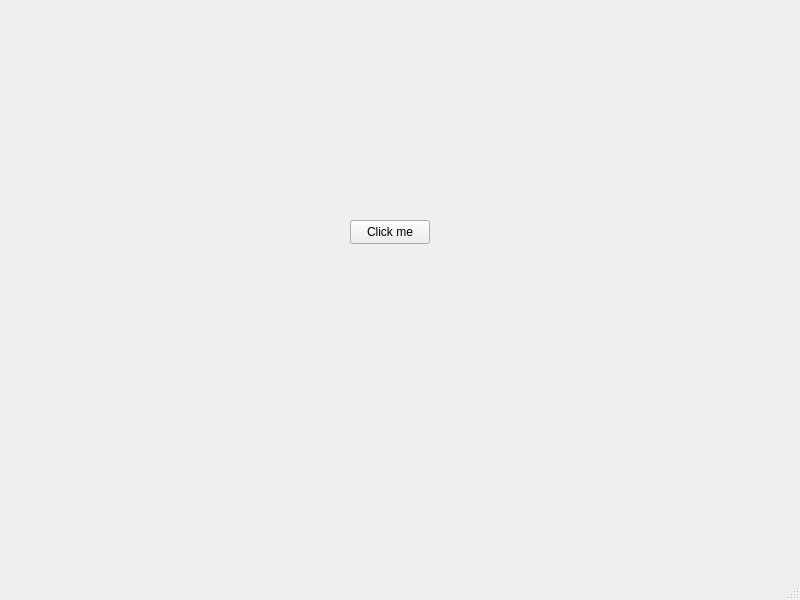
<?xml version="1.0" encoding="UTF-8"?>
<ui version="4.0">
 <class>MainWindow</class>
 <widget class="QMainWindow" name="MainWindow">
  <property name="geometry">
   <rect>
    <x>0</x>
    <y>0</y>
    <width>800</width>
    <height>600</height>
   </rect>
  </property>
  <property name="windowTitle">
   <string>MainWindow</string>
  </property>
  <widget class="QWidget" name="centralwidget">
   <widget class="QPushButton" name="pushButton">
    <property name="geometry">
     <rect>
      <x>350</x>
      <y>220</y>
      <width>80</width>
      <height>24</height>
     </rect>
    </property>
    <property name="text">
     <string>Click me</string>
    </property>
   </widget>
  </widget>
  <widget class="QMenuBar" name="menubar">
   <property name="geometry">
    <rect>
     <x>0</x>
     <y>0</y>
     <width>800</width>
     <height>21</height>
    </rect>
   </property>
  </widget>
  <widget class="QStatusBar" name="statusbar"/>
 </widget>
 <resources/>
 <connections/>
</ui>
